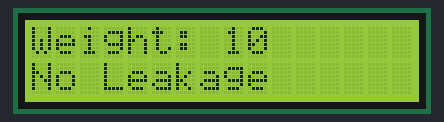
Simulated run of this sketch. Board: Arduino Uno, built with avr-gcc and run on an emulated ATmega328P. Shown: 16×2 character LCD.

Above: at 0.1 s.

The sketch:

i2C.ino
```cpp
#include <Wire.h> // Library for I2C communication
#include <LiquidCrystal_I2C.h> // Library for LCD

// Wiring: SDA pin is connected to A4 and SCL pin to A5.
// Connect to LCD via I2C, default address 0x27 (A0-A2 not jumpered)
LiquidCrystal_I2C lcd = LiquidCrystal_I2C(0x27, 16, 2); // Change to (0x27,16,2) for 16x2 LCD.
int k=10;
void setup() {
  // Initiate the LCD:
  lcd.init();
  lcd.backlight();
}

void loop() {
  // Print 'Hello ALBIN!' on the first line of the LCD:
  lcd.setCursor(0, 0); // Set the cursor on the first column and first row.
  lcd.print("Weight: "); // Print the string "Hello World!"
  lcd.setCursor(8,0);
  lcd.print(k);
  lcd.setCursor(0, 1); //Set the cursor on the third column and the second row (counting starts at 0!).
  lcd.print("No Leakage");
    delay(5000);
  lcd.clear();

}
```
